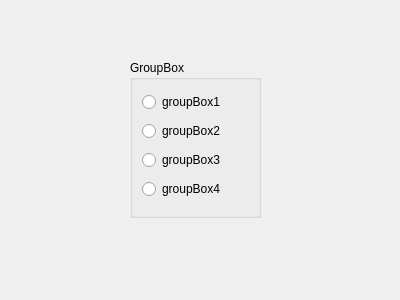
<?xml version="1.0" encoding="UTF-8"?>
<ui version="4.0">
 <class>Dialog</class>
 <widget class="QDialog" name="Dialog">
  <property name="geometry">
   <rect>
    <x>0</x>
    <y>0</y>
    <width>400</width>
    <height>300</height>
   </rect>
  </property>
  <property name="windowTitle">
   <string>Dialog</string>
  </property>
  <widget class="QGroupBox" name="groupBox">
   <property name="geometry">
    <rect>
     <x>130</x>
     <y>60</y>
     <width>131</width>
     <height>158</height>
    </rect>
   </property>
   <property name="title">
    <string>GroupBox</string>
   </property>
   <layout class="QVBoxLayout" name="verticalLayout">
    <item>
     <widget class="QRadioButton" name="groupBox_rad1">
      <property name="text">
       <string>groupBox1</string>
      </property>
     </widget>
    </item>
    <item>
     <widget class="QRadioButton" name="groupBox_rad2">
      <property name="text">
       <string>groupBox2</string>
      </property>
     </widget>
    </item>
    <item>
     <widget class="QRadioButton" name="groupBox_rad3">
      <property name="text">
       <string>groupBox3</string>
      </property>
     </widget>
    </item>
    <item>
     <widget class="QRadioButton" name="groupBox_rad4">
      <property name="text">
       <string>groupBox4</string>
      </property>
     </widget>
    </item>
   </layout>
  </widget>
 </widget>
 <resources/>
 <connections/>
</ui>
